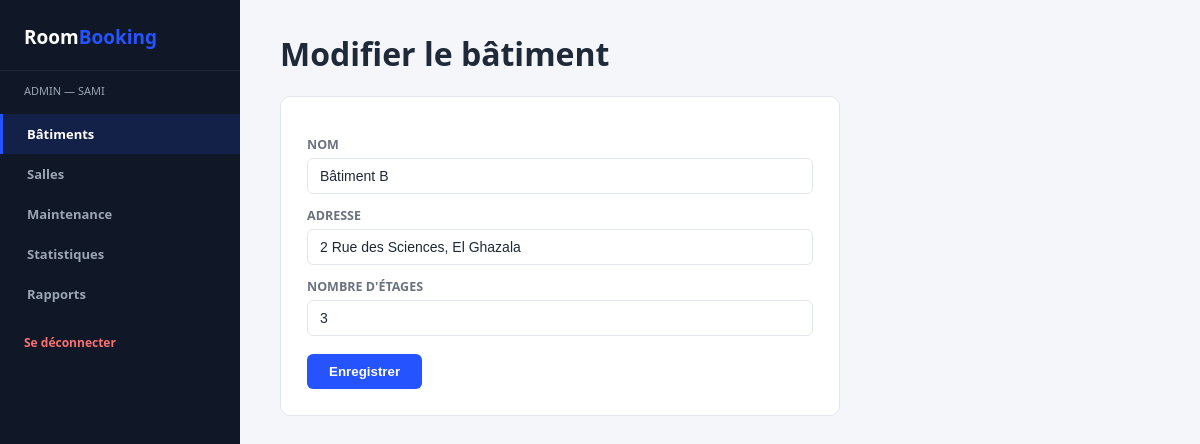
Page /View/Back/updateBatiment.php?id=2 (signed in) on the committed database.
### tables this page shows
CREATE TABLE batiment (
    id INT AUTO_INCREMENT PRIMARY KEY,
    nom VARCHAR(100) NOT NULL,
    adresse VARCHAR(150) NOT NULL,
    nombre_etages INT NOT NULL
);

### Controller/BatimentController.php (called while the page is built, shortened)
<?php
class BatimentController
{
    public function getBatimentById($id)
    {
        $pdo = config::getConnexion();
        $stmt = $pdo->prepare("SELECT * FROM batiment WHERE id = :id");
        $stmt->execute(['id' => $id]);
        return $stmt->fetch();
    }
}

### View/Back/updateBatiment.php (the view, shortened to what this page needs)
<?php
require_once __DIR__ . '/../../Controller/BatimentController.php';
$controller = new BatimentController();
$id = $_GET['id'] ?? null;
$data = $controller->getBatimentById($id);
?>
<!DOCTYPE html>
<html lang="fr">
<head>
<link rel="stylesheet" href="assets/css/admin.css">
</head>
<body>
<?php include 'sidebar.php'; ?>
<div class="content">
    <h1>Modifier le bâtiment</h1>
    <form id="batimentForm" class="admin-form" method="POST" action="updateBatiment.php?id=<?= $data['id'] ?>" novalidate>
        <label for="nom">Nom</label>
        <input type="text" id="nom" name="nom" value="<?= htmlspecialchars($data['nom']) ?>">
        <label for="adresse">Adresse</label>
        <input type="text" id="adresse" name="adresse" value="<?= htmlspecialchars($data['adresse']) ?>">
        <label for="etages">Nombre d'étages</label>
        <input type="number" id="etages" name="etages" value="<?= (int)$data['nombre_etages'] ?>">
        <button type="submit" class="btn">Enregistrer</button>
    </form>
</div>
</body>
</html>

### View/Back/assets/css/admin.css (style rules this page uses)
:root { --bg:#f4f6fa; --panel:#ffffff; --line:#e2e6ee; --text:#1f2937; --text-dim:#6b7280; --primary:#2554ff; --primary-dark:#1a3fd6; --success:#16a34a; --danger:#dc2626; --warning:#d97706; --sidebar-bg:#101828; --sidebar-text:#9aa4b2; --radius:10px; }
* { box-sizing:border-box; }
body { margin:0; background:var(--bg); color:var(--text); font-family:'Segoe UI',Roboto,Arial,sans-serif; display:flex; min-height:100vh; }
.content { flex:1; padding:32px 40px; }
.content h1 { margin-top:0; }
form.admin-form { max-width:560px; background:var(--panel); border:1px solid var(--line); border-radius:var(--radius); padding:26px; }
form.admin-form label { display:block; margin:13px 0 5px; font-size:12.5px; color:var(--text-dim); text-transform:uppercase; font-weight:700; }
form.admin-form input, form.admin-form select, form.admin-form textarea { width:100%; padding:9px 12px; background:#fff; border:1px solid var(--line); border-radius:6px; color:var(--text); font-size:14px; }
.btn { margin-top:18px; background:var(--primary); color:#fff; border:none; padding:10px 22px; border-radius:6px; font-weight:700; cursor:pointer; }

### rows in the picture
batiment: nom "Bâtiment B", adresse "2 Rue des Sciences, El Ghazala", etages "3"

### other values in the picture
$role "ADMIN"
$_SESSION['prenom'] "SAMI"
